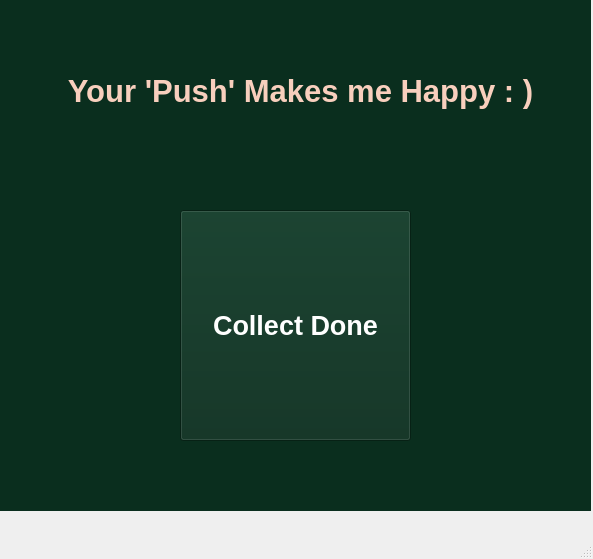
<?xml version="1.0" encoding="UTF-8"?>
<ui version="4.0">
 <class>MainWindow</class>
 <widget class="QMainWindow" name="MainWindow">
  <property name="geometry">
   <rect>
    <x>0</x>
    <y>0</y>
    <width>593</width>
    <height>559</height>
   </rect>
  </property>
  <property name="windowTitle">
   <string>MainWindow</string>
  </property>
  <widget class="QWidget" name="centralwidget">
   <widget class="QStackedWidget" name="stackedWidget_2">
    <property name="geometry">
     <rect>
      <x>0</x>
      <y>0</y>
      <width>591</width>
      <height>511</height>
     </rect>
    </property>
    <property name="palette">
     <palette>
      <active>
       <colorrole role="WindowText">
        <brush brushstyle="SolidPattern">
         <color alpha="255">
          <red>255</red>
          <green>255</green>
          <blue>255</blue>
         </color>
        </brush>
       </colorrole>
       <colorrole role="Button">
        <brush brushstyle="SolidPattern">
         <color alpha="255">
          <red>10</red>
          <green>46</green>
          <blue>30</blue>
         </color>
        </brush>
       </colorrole>
       <colorrole role="Base">
        <brush brushstyle="SolidPattern">
         <color alpha="255">
          <red>10</red>
          <green>46</green>
          <blue>30</blue>
         </color>
        </brush>
       </colorrole>
       <colorrole role="Window">
        <brush brushstyle="SolidPattern">
         <color alpha="255">
          <red>10</red>
          <green>46</green>
          <blue>30</blue>
         </color>
        </brush>
       </colorrole>
      </active>
      <inactive>
       <colorrole role="WindowText">
        <brush brushstyle="SolidPattern">
         <color alpha="255">
          <red>255</red>
          <green>255</green>
          <blue>255</blue>
         </color>
        </brush>
       </colorrole>
       <colorrole role="Button">
        <brush brushstyle="SolidPattern">
         <color alpha="255">
          <red>10</red>
          <green>46</green>
          <blue>30</blue>
         </color>
        </brush>
       </colorrole>
       <colorrole role="Base">
        <brush brushstyle="SolidPattern">
         <color alpha="255">
          <red>10</red>
          <green>46</green>
          <blue>30</blue>
         </color>
        </brush>
       </colorrole>
       <colorrole role="Window">
        <brush brushstyle="SolidPattern">
         <color alpha="255">
          <red>10</red>
          <green>46</green>
          <blue>30</blue>
         </color>
        </brush>
       </colorrole>
      </inactive>
      <disabled>
       <colorrole role="WindowText">
        <brush brushstyle="SolidPattern">
         <color alpha="255">
          <red>190</red>
          <green>190</green>
          <blue>190</blue>
         </color>
        </brush>
       </colorrole>
       <colorrole role="Button">
        <brush brushstyle="SolidPattern">
         <color alpha="255">
          <red>10</red>
          <green>46</green>
          <blue>30</blue>
         </color>
        </brush>
       </colorrole>
       <colorrole role="Base">
        <brush brushstyle="SolidPattern">
         <color alpha="255">
          <red>10</red>
          <green>46</green>
          <blue>30</blue>
         </color>
        </brush>
       </colorrole>
       <colorrole role="Window">
        <brush brushstyle="SolidPattern">
         <color alpha="255">
          <red>10</red>
          <green>46</green>
          <blue>30</blue>
         </color>
        </brush>
       </colorrole>
      </disabled>
     </palette>
    </property>
    <property name="styleSheet">
     <string notr="true">background-color: rgb(10, 46, 30);</string>
    </property>
    <widget class="QWidget" name="page_3">
     <widget class="QPushButton" name="colDone">
      <property name="geometry">
       <rect>
        <x>180</x>
        <y>210</y>
        <width>231</width>
        <height>231</height>
       </rect>
      </property>
      <property name="palette">
       <palette>
        <active>
         <colorrole role="WindowText">
          <brush brushstyle="SolidPattern">
           <color alpha="255">
            <red>255</red>
            <green>255</green>
            <blue>255</blue>
           </color>
          </brush>
         </colorrole>
         <colorrole role="Button">
          <brush brushstyle="SolidPattern">
           <color alpha="255">
            <red>10</red>
            <green>46</green>
            <blue>30</blue>
           </color>
          </brush>
         </colorrole>
         <colorrole role="Midlight">
          <brush brushstyle="SolidPattern">
           <color alpha="255">
            <red>196</red>
            <green>203</green>
            <blue>193</blue>
           </color>
          </brush>
         </colorrole>
         <colorrole role="Dark">
          <brush brushstyle="SolidPattern">
           <color alpha="255">
            <red>105</red>
            <green>116</green>
            <blue>101</blue>
           </color>
          </brush>
         </colorrole>
         <colorrole role="Mid">
          <brush brushstyle="SolidPattern">
           <color alpha="255">
            <red>115</red>
            <green>132</green>
            <blue>108</blue>
           </color>
          </brush>
         </colorrole>
         <colorrole role="Text">
          <brush brushstyle="SolidPattern">
           <color alpha="255">
            <red>26</red>
            <green>55</green>
            <blue>35</blue>
           </color>
          </brush>
         </colorrole>
         <colorrole role="BrightText">
          <brush brushstyle="SolidPattern">
           <color alpha="255">
            <red>26</red>
            <green>55</green>
            <blue>35</blue>
           </color>
          </brush>
         </colorrole>
         <colorrole role="ButtonText">
          <brush brushstyle="SolidPattern">
           <color alpha="255">
            <red>255</red>
            <green>255</green>
            <blue>255</blue>
           </color>
          </brush>
         </colorrole>
         <colorrole role="Base">
          <brush brushstyle="SolidPattern">
           <color alpha="255">
            <red>10</red>
            <green>46</green>
            <blue>30</blue>
           </color>
          </brush>
         </colorrole>
         <colorrole role="Window">
          <brush brushstyle="SolidPattern">
           <color alpha="255">
            <red>10</red>
            <green>46</green>
            <blue>30</blue>
           </color>
          </brush>
         </colorrole>
         <colorrole role="Highlight">
          <brush brushstyle="SolidPattern">
           <color alpha="255">
            <red>26</red>
            <green>55</green>
            <blue>35</blue>
           </color>
          </brush>
         </colorrole>
         <colorrole role="HighlightedText">
          <brush brushstyle="SolidPattern">
           <color alpha="255">
            <red>254</red>
            <green>239</green>
            <blue>197</blue>
           </color>
          </brush>
         </colorrole>
         <colorrole role="LinkVisited">
          <brush brushstyle="SolidPattern">
           <color alpha="255">
            <red>205</red>
            <green>171</green>
            <blue>143</blue>
           </color>
          </brush>
         </colorrole>
         <colorrole role="AlternateBase">
          <brush brushstyle="LinearGradientPattern">
           <gradient startx="0.000000000000000" starty="0.000000000000000" endx="1.000000000000000" endy="0.000000000000000" type="LinearGradient" spread="RepeatSpread" coordinatemode="ObjectBoundingMode">
            <gradientstop position="0.000000000000000">
             <color alpha="255">
              <red>255</red>
              <green>0</green>
              <blue>0</blue>
             </color>
            </gradientstop>
            <gradientstop position="0.170000000000000">
             <color alpha="255">
              <red>255</red>
              <green>0</green>
              <blue>0</blue>
             </color>
            </gradientstop>
            <gradientstop position="0.180000000000000">
             <color alpha="255">
              <red>255</red>
              <green>255</green>
              <blue>255</blue>
             </color>
            </gradientstop>
            <gradientstop position="0.210212000000000">
             <color alpha="255">
              <red>255</red>
              <green>255</green>
              <blue>255</blue>
             </color>
            </gradientstop>
            <gradientstop position="0.220212000000000">
             <color alpha="255">
              <red>0</red>
              <green>16</green>
              <blue>255</blue>
             </color>
            </gradientstop>
            <gradientstop position="0.279897000000000">
             <color alpha="255">
              <red>0</red>
              <green>16</green>
              <blue>255</blue>
             </color>
            </gradientstop>
            <gradientstop position="0.289897000000000">
             <color alpha="255">
              <red>255</red>
              <green>255</green>
              <blue>255</blue>
             </color>
            </gradientstop>
            <gradientstop position="0.320000000000000">
             <color alpha="255">
              <red>255</red>
              <green>255</green>
              <blue>255</blue>
             </color>
            </gradientstop>
            <gradientstop position="0.330000000000000">
             <color alpha="255">
              <red>255</red>
              <green>0</green>
              <blue>0</blue>
             </color>
            </gradientstop>
            <gradientstop position="1.000000000000000">
             <color alpha="255">
              <red>255</red>
              <green>0</green>
              <blue>0</blue>
             </color>
            </gradientstop>
           </gradient>
          </brush>
         </colorrole>
         <colorrole role="ToolTipBase">
          <brush brushstyle="SolidPattern">
           <color alpha="255">
            <red>255</red>
            <green>246</green>
            <blue>242</blue>
           </color>
          </brush>
         </colorrole>
         <colorrole role="PlaceholderText">
          <brush brushstyle="SolidPattern">
           <color alpha="255">
            <red>105</red>
            <green>116</green>
            <blue>101</blue>
           </color>
          </brush>
         </colorrole>
        </active>
        <inactive>
         <colorrole role="WindowText">
          <brush brushstyle="SolidPattern">
           <color alpha="255">
            <red>255</red>
            <green>255</green>
            <blue>255</blue>
           </color>
          </brush>
         </colorrole>
         <colorrole role="Button">
          <brush brushstyle="SolidPattern">
           <color alpha="255">
            <red>10</red>
            <green>46</green>
            <blue>30</blue>
           </color>
          </brush>
         </colorrole>
         <colorrole role="Midlight">
          <brush brushstyle="SolidPattern">
           <color alpha="255">
            <red>196</red>
            <green>203</green>
            <blue>193</blue>
           </color>
          </brush>
         </colorrole>
         <colorrole role="Dark">
          <brush brushstyle="SolidPattern">
           <color alpha="255">
            <red>105</red>
            <green>116</green>
            <blue>101</blue>
           </color>
          </brush>
         </colorrole>
         <colorrole role="Mid">
          <brush brushstyle="SolidPattern">
           <color alpha="255">
            <red>115</red>
            <green>132</green>
            <blue>108</blue>
           </color>
          </brush>
         </colorrole>
         <colorrole role="Text">
          <brush brushstyle="SolidPattern">
           <color alpha="255">
            <red>26</red>
            <green>55</green>
            <blue>35</blue>
           </color>
          </brush>
         </colorrole>
         <colorrole role="BrightText">
          <brush brushstyle="SolidPattern">
           <color alpha="255">
            <red>26</red>
            <green>55</green>
            <blue>35</blue>
           </color>
          </brush>
         </colorrole>
         <colorrole role="ButtonText">
          <brush brushstyle="SolidPattern">
           <color alpha="255">
            <red>255</red>
            <green>255</green>
            <blue>255</blue>
           </color>
          </brush>
         </colorrole>
         <colorrole role="Base">
          <brush brushstyle="SolidPattern">
           <color alpha="255">
            <red>10</red>
            <green>46</green>
            <blue>30</blue>
           </color>
          </brush>
         </colorrole>
         <colorrole role="Window">
          <brush brushstyle="SolidPattern">
           <color alpha="255">
            <red>10</red>
            <green>46</green>
            <blue>30</blue>
           </color>
          </brush>
         </colorrole>
         <colorrole role="Highlight">
          <brush brushstyle="SolidPattern">
           <color alpha="255">
            <red>26</red>
            <green>55</green>
            <blue>35</blue>
           </color>
          </brush>
         </colorrole>
         <colorrole role="HighlightedText">
          <brush brushstyle="SolidPattern">
           <color alpha="255">
            <red>254</red>
            <green>239</green>
            <blue>197</blue>
           </color>
          </brush>
         </colorrole>
         <colorrole role="LinkVisited">
          <brush brushstyle="SolidPattern">
           <color alpha="255">
            <red>205</red>
            <green>171</green>
            <blue>143</blue>
           </color>
          </brush>
         </colorrole>
         <colorrole role="AlternateBase">
          <brush brushstyle="LinearGradientPattern">
           <gradient startx="0.000000000000000" starty="0.000000000000000" endx="1.000000000000000" endy="0.000000000000000" type="LinearGradient" spread="RepeatSpread" coordinatemode="ObjectBoundingMode">
            <gradientstop position="0.000000000000000">
             <color alpha="255">
              <red>255</red>
              <green>0</green>
              <blue>0</blue>
             </color>
            </gradientstop>
            <gradientstop position="0.170000000000000">
             <color alpha="255">
              <red>255</red>
              <green>0</green>
              <blue>0</blue>
             </color>
            </gradientstop>
            <gradientstop position="0.180000000000000">
             <color alpha="255">
              <red>255</red>
              <green>255</green>
              <blue>255</blue>
             </color>
            </gradientstop>
            <gradientstop position="0.210212000000000">
             <color alpha="255">
              <red>255</red>
              <green>255</green>
              <blue>255</blue>
             </color>
            </gradientstop>
            <gradientstop position="0.220212000000000">
             <color alpha="255">
              <red>0</red>
              <green>16</green>
              <blue>255</blue>
             </color>
            </gradientstop>
            <gradientstop position="0.279897000000000">
             <color alpha="255">
              <red>0</red>
              <green>16</green>
              <blue>255</blue>
             </color>
            </gradientstop>
            <gradientstop position="0.289897000000000">
             <color alpha="255">
              <red>255</red>
              <green>255</green>
              <blue>255</blue>
             </color>
            </gradientstop>
            <gradientstop position="0.320000000000000">
             <color alpha="255">
              <red>255</red>
              <green>255</green>
              <blue>255</blue>
             </color>
            </gradientstop>
            <gradientstop position="0.330000000000000">
             <color alpha="255">
              <red>255</red>
              <green>0</green>
              <blue>0</blue>
             </color>
            </gradientstop>
            <gradientstop position="1.000000000000000">
             <color alpha="255">
              <red>255</red>
              <green>0</green>
              <blue>0</blue>
             </color>
            </gradientstop>
           </gradient>
          </brush>
         </colorrole>
         <colorrole role="ToolTipBase">
          <brush brushstyle="SolidPattern">
           <color alpha="255">
            <red>255</red>
            <green>246</green>
            <blue>242</blue>
           </color>
          </brush>
         </colorrole>
         <colorrole role="PlaceholderText">
          <brush brushstyle="SolidPattern">
           <color alpha="255">
            <red>105</red>
            <green>116</green>
            <blue>101</blue>
           </color>
          </brush>
         </colorrole>
        </inactive>
        <disabled>
         <colorrole role="WindowText">
          <brush brushstyle="SolidPattern">
           <color alpha="255">
            <red>105</red>
            <green>116</green>
            <blue>101</blue>
           </color>
          </brush>
         </colorrole>
         <colorrole role="Button">
          <brush brushstyle="SolidPattern">
           <color alpha="255">
            <red>10</red>
            <green>46</green>
            <blue>30</blue>
           </color>
          </brush>
         </colorrole>
         <colorrole role="Midlight">
          <brush brushstyle="SolidPattern">
           <color alpha="255">
            <red>196</red>
            <green>203</green>
            <blue>193</blue>
           </color>
          </brush>
         </colorrole>
         <colorrole role="Dark">
          <brush brushstyle="SolidPattern">
           <color alpha="255">
            <red>105</red>
            <green>116</green>
            <blue>101</blue>
           </color>
          </brush>
         </colorrole>
         <colorrole role="Mid">
          <brush brushstyle="SolidPattern">
           <color alpha="255">
            <red>115</red>
            <green>132</green>
            <blue>108</blue>
           </color>
          </brush>
         </colorrole>
         <colorrole role="Text">
          <brush brushstyle="SolidPattern">
           <color alpha="255">
            <red>105</red>
            <green>116</green>
            <blue>101</blue>
           </color>
          </brush>
         </colorrole>
         <colorrole role="BrightText">
          <brush brushstyle="SolidPattern">
           <color alpha="255">
            <red>26</red>
            <green>55</green>
            <blue>35</blue>
           </color>
          </brush>
         </colorrole>
         <colorrole role="ButtonText">
          <brush brushstyle="SolidPattern">
           <color alpha="255">
            <red>105</red>
            <green>116</green>
            <blue>101</blue>
           </color>
          </brush>
         </colorrole>
         <colorrole role="Base">
          <brush brushstyle="SolidPattern">
           <color alpha="255">
            <red>10</red>
            <green>46</green>
            <blue>30</blue>
           </color>
          </brush>
         </colorrole>
         <colorrole role="Window">
          <brush brushstyle="SolidPattern">
           <color alpha="255">
            <red>10</red>
            <green>46</green>
            <blue>30</blue>
           </color>
          </brush>
         </colorrole>
         <colorrole role="Highlight">
          <brush brushstyle="SolidPattern">
           <color alpha="255">
            <red>145</red>
            <green>145</green>
            <blue>145</blue>
           </color>
          </brush>
         </colorrole>
         <colorrole role="HighlightedText">
          <brush brushstyle="SolidPattern">
           <color alpha="255">
            <red>254</red>
            <green>239</green>
            <blue>197</blue>
           </color>
          </brush>
         </colorrole>
         <colorrole role="LinkVisited">
          <brush brushstyle="SolidPattern">
           <color alpha="255">
            <red>205</red>
            <green>171</green>
            <blue>143</blue>
           </color>
          </brush>
         </colorrole>
         <colorrole role="AlternateBase">
          <brush brushstyle="LinearGradientPattern">
           <gradient startx="0.000000000000000" starty="0.000000000000000" endx="1.000000000000000" endy="0.000000000000000" type="LinearGradient" spread="RepeatSpread" coordinatemode="ObjectBoundingMode">
            <gradientstop position="0.000000000000000">
             <color alpha="255">
              <red>255</red>
              <green>0</green>
              <blue>0</blue>
             </color>
            </gradientstop>
            <gradientstop position="0.170000000000000">
             <color alpha="255">
              <red>255</red>
              <green>0</green>
              <blue>0</blue>
             </color>
            </gradientstop>
            <gradientstop position="0.180000000000000">
             <color alpha="255">
              <red>255</red>
              <green>255</green>
              <blue>255</blue>
             </color>
            </gradientstop>
            <gradientstop position="0.210212000000000">
             <color alpha="255">
              <red>255</red>
              <green>255</green>
              <blue>255</blue>
             </color>
            </gradientstop>
            <gradientstop position="0.220212000000000">
             <color alpha="255">
              <red>0</red>
              <green>16</green>
              <blue>255</blue>
             </color>
            </gradientstop>
            <gradientstop position="0.279897000000000">
             <color alpha="255">
              <red>0</red>
              <green>16</green>
              <blue>255</blue>
             </color>
            </gradientstop>
            <gradientstop position="0.289897000000000">
             <color alpha="255">
              <red>255</red>
              <green>255</green>
              <blue>255</blue>
             </color>
            </gradientstop>
            <gradientstop position="0.320000000000000">
             <color alpha="255">
              <red>255</red>
              <green>255</green>
              <blue>255</blue>
             </color>
            </gradientstop>
            <gradientstop position="0.330000000000000">
             <color alpha="255">
              <red>255</red>
              <green>0</green>
              <blue>0</blue>
             </color>
            </gradientstop>
            <gradientstop position="1.000000000000000">
             <color alpha="255">
              <red>255</red>
              <green>0</green>
              <blue>0</blue>
             </color>
            </gradientstop>
           </gradient>
          </brush>
         </colorrole>
         <colorrole role="ToolTipBase">
          <brush brushstyle="SolidPattern">
           <color alpha="255">
            <red>255</red>
            <green>246</green>
            <blue>242</blue>
           </color>
          </brush>
         </colorrole>
         <colorrole role="PlaceholderText">
          <brush brushstyle="SolidPattern">
           <color alpha="255">
            <red>105</red>
            <green>116</green>
            <blue>101</blue>
           </color>
          </brush>
         </colorrole>
        </disabled>
       </palette>
      </property>
      <property name="font">
       <font>
        <pointsize>20</pointsize>
        <weight>75</weight>
        <bold>true</bold>
       </font>
      </property>
      <property name="styleSheet">
       <string notr="true">
alternate-background-color: qlineargradient(spread:repeat, x1:0, y1:0, x2:1, y2:0, stop:0 rgba(255, 0, 0, 255), stop:0.17 rgba(255, 0, 0, 255), stop:0.18 rgba(255, 255, 255, 255), stop:0.210212 rgba(255, 255, 255, 255), stop:0.220212 rgba(0, 16, 255, 255), stop:0.279897 rgba(0, 16, 255, 255), stop:0.289897 rgba(255, 255, 255, 255), stop:0.32 rgba(255, 255, 255, 255), stop:0.33 rgba(255, 0, 0, 255), stop:1 rgba(255, 0, 0, 255));</string>
      </property>
      <property name="text">
       <string>Collect Done</string>
      </property>
     </widget>
     <widget class="QLabel" name="label">
      <property name="geometry">
       <rect>
        <x>50</x>
        <y>40</y>
        <width>501</width>
        <height>101</height>
       </rect>
      </property>
      <property name="palette">
       <palette>
        <active>
         <colorrole role="WindowText">
          <brush brushstyle="SolidPattern">
           <color alpha="255">
            <red>248</red>
            <green>207</green>
            <blue>189</blue>
           </color>
          </brush>
         </colorrole>
         <colorrole role="Button">
          <brush brushstyle="SolidPattern">
           <color alpha="255">
            <red>10</red>
            <green>46</green>
            <blue>30</blue>
           </color>
          </brush>
         </colorrole>
         <colorrole role="Text">
          <brush brushstyle="SolidPattern">
           <color alpha="255">
            <red>248</red>
            <green>207</green>
            <blue>189</blue>
           </color>
          </brush>
         </colorrole>
         <colorrole role="Base">
          <brush brushstyle="SolidPattern">
           <color alpha="255">
            <red>10</red>
            <green>46</green>
            <blue>30</blue>
           </color>
          </brush>
         </colorrole>
         <colorrole role="Window">
          <brush brushstyle="SolidPattern">
           <color alpha="255">
            <red>10</red>
            <green>46</green>
            <blue>30</blue>
           </color>
          </brush>
         </colorrole>
         <colorrole role="PlaceholderText">
          <brush brushstyle="SolidPattern">
           <color alpha="128">
            <red>255</red>
            <green>219</green>
            <blue>219</blue>
           </color>
          </brush>
         </colorrole>
        </active>
        <inactive>
         <colorrole role="WindowText">
          <brush brushstyle="SolidPattern">
           <color alpha="255">
            <red>248</red>
            <green>207</green>
            <blue>189</blue>
           </color>
          </brush>
         </colorrole>
         <colorrole role="Button">
          <brush brushstyle="SolidPattern">
           <color alpha="255">
            <red>10</red>
            <green>46</green>
            <blue>30</blue>
           </color>
          </brush>
         </colorrole>
         <colorrole role="Text">
          <brush brushstyle="SolidPattern">
           <color alpha="255">
            <red>248</red>
            <green>207</green>
            <blue>189</blue>
           </color>
          </brush>
         </colorrole>
         <colorrole role="Base">
          <brush brushstyle="SolidPattern">
           <color alpha="255">
            <red>10</red>
            <green>46</green>
            <blue>30</blue>
           </color>
          </brush>
         </colorrole>
         <colorrole role="Window">
          <brush brushstyle="SolidPattern">
           <color alpha="255">
            <red>10</red>
            <green>46</green>
            <blue>30</blue>
           </color>
          </brush>
         </colorrole>
         <colorrole role="PlaceholderText">
          <brush brushstyle="SolidPattern">
           <color alpha="128">
            <red>255</red>
            <green>219</green>
            <blue>219</blue>
           </color>
          </brush>
         </colorrole>
        </inactive>
        <disabled>
         <colorrole role="WindowText">
          <brush brushstyle="SolidPattern">
           <color alpha="255">
            <red>190</red>
            <green>190</green>
            <blue>190</blue>
           </color>
          </brush>
         </colorrole>
         <colorrole role="Button">
          <brush brushstyle="SolidPattern">
           <color alpha="255">
            <red>10</red>
            <green>46</green>
            <blue>30</blue>
           </color>
          </brush>
         </colorrole>
         <colorrole role="Text">
          <brush brushstyle="SolidPattern">
           <color alpha="255">
            <red>190</red>
            <green>190</green>
            <blue>190</blue>
           </color>
          </brush>
         </colorrole>
         <colorrole role="Base">
          <brush brushstyle="SolidPattern">
           <color alpha="255">
            <red>10</red>
            <green>46</green>
            <blue>30</blue>
           </color>
          </brush>
         </colorrole>
         <colorrole role="Window">
          <brush brushstyle="SolidPattern">
           <color alpha="255">
            <red>10</red>
            <green>46</green>
            <blue>30</blue>
           </color>
          </brush>
         </colorrole>
         <colorrole role="PlaceholderText">
          <brush brushstyle="SolidPattern">
           <color alpha="128">
            <red>0</red>
            <green>0</green>
            <blue>0</blue>
           </color>
          </brush>
         </colorrole>
        </disabled>
       </palette>
      </property>
      <property name="font">
       <font>
        <pointsize>23</pointsize>
        <weight>75</weight>
        <bold>true</bold>
       </font>
      </property>
      <property name="text">
       <string>Your 'Push' Makes me Happy : )</string>
      </property>
      <property name="alignment">
       <set>Qt::AlignCenter</set>
      </property>
     </widget>
    </widget>
    <widget class="QWidget" name="page_4"/>
   </widget>
  </widget>
  <widget class="QMenuBar" name="menubar">
   <property name="geometry">
    <rect>
     <x>0</x>
     <y>0</y>
     <width>593</width>
     <height>24</height>
    </rect>
   </property>
  </widget>
  <widget class="QStatusBar" name="statusbar"/>
 </widget>
 <resources/>
 <connections/>
</ui>
